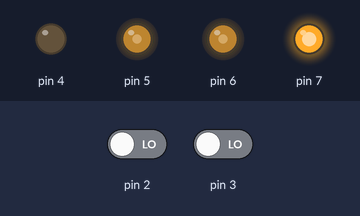
Simulated run of this program. Board: Arduino Uno, built with avr-gcc and run on an emulated ATmega328P. Parts: output pins drawn as LEDs (lit = HIGH). The inputs (shaded band) are chosen by the test bench; at power-on: pin 2 LOW, pin 3 LOW.

Above: at 3.2 s.
3.3 s: pin 2 driven HIGH
At 4.5 s:
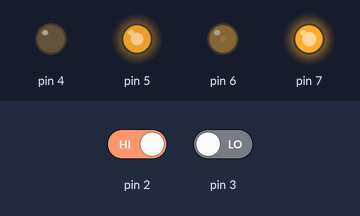
4.8 s: pin 2 driven LOW and pin 3 driven HIGH
At 6.0 s:
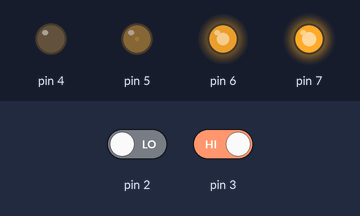
6.3 s: pin 3 driven LOW
At 7.5 s:
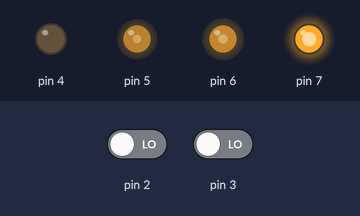
7.8 s: pin 2 driven HIGH
At 8.4 s:
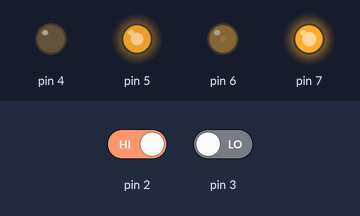
Timing chart, 0 to 10.3 s (numbered marks = the images above; inputs shaded):
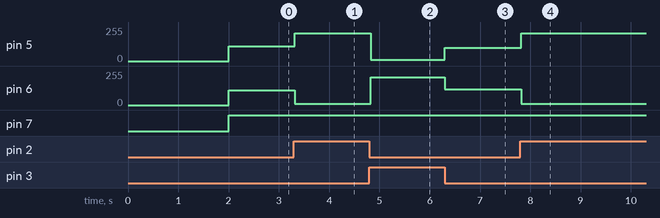

The program:

main.cpp
```cpp
#include <Arduino.h>
#include "../lib/CurveRobot/CurveRobot.h"

/*#define speed_left 6
#define speed_right 5
#define dir_left 7
#define dir_right 4
#define left_sensor_pin 8
#define right_sensor_pin 9

// Скорость, с которой движемся вперед (0 - 255)
#define speed_forward 35

// Коэффицент, с которым нужно затормозить одно из колес при повороте
#define brake_k 4
*/
// Коды для езды по прямой, повороту направо и налево соответственно
#define state_forward 0
#define turn_right 1
#define turn_left 2
#define stop 3

CurveRobot robot(5, 6, 4, 7, 90, 0.1, 0.2, 110, 2, 3);

/*void runForward() {
    // Говорим, что едем вперед
    state = state_forward;

    // Указываем скороть, с которой будем ехать впредед (чем выше значние speed_forward, тем выше скорость)
    analogWrite(speed_right, speed_forward);
    analogWrite(speed_right, speed_forward);

    // Высокий сигнал - едем вперед, низкий - назад
    digitalWrite(dir_left, HIGH);
    digitalWrite(dir_right, HIGH);
}

void steerRight() {
    state = turn_right;
    analogWrite(speed_left, speed_forward);
    analogWrite(speed_right, speed_forward / 4);
    digitalWrite(dir_left, 1);
    digitalWrite(dir_right, 1);
}

void steerLeft() {
    state = turn_left;
    analogWrite(speed_left, speed_forward / 4);
    analogWrite(speed_right, speed_forward);
    digitalWrite(dir_left, 1);
    digitalWrite(dir_right, 1);
}*/

void setup() {
    robot.reverseLeft(true);
    delay(2000);
    //robot.runForwardPID();
}

void loop() {
    robot.updatePID();
    if (robot.getPIDOutput() == 0) {
        robot.runForwardPID();
    } else {
        robot.steerPID();
    }
}
```

Measured:
- after the input at 3.3 s, pin 5: 110/255 → 210/255 at once; pin 6: 109/255 → 9/255 at once
- after the input at 4.8 s, pin 5: 210/255 → 10/255 at once; pin 6: 9/255 → 209/255 at once
- after the input at 6.3 s, pin 5: 10/255 → 100/255 at once; pin 6: 209/255 → 119/255 at once
- after the input at 7.8 s, pin 5: 100/255 → 210/255 at once; pin 6: 119/255 → 9/255 at once
